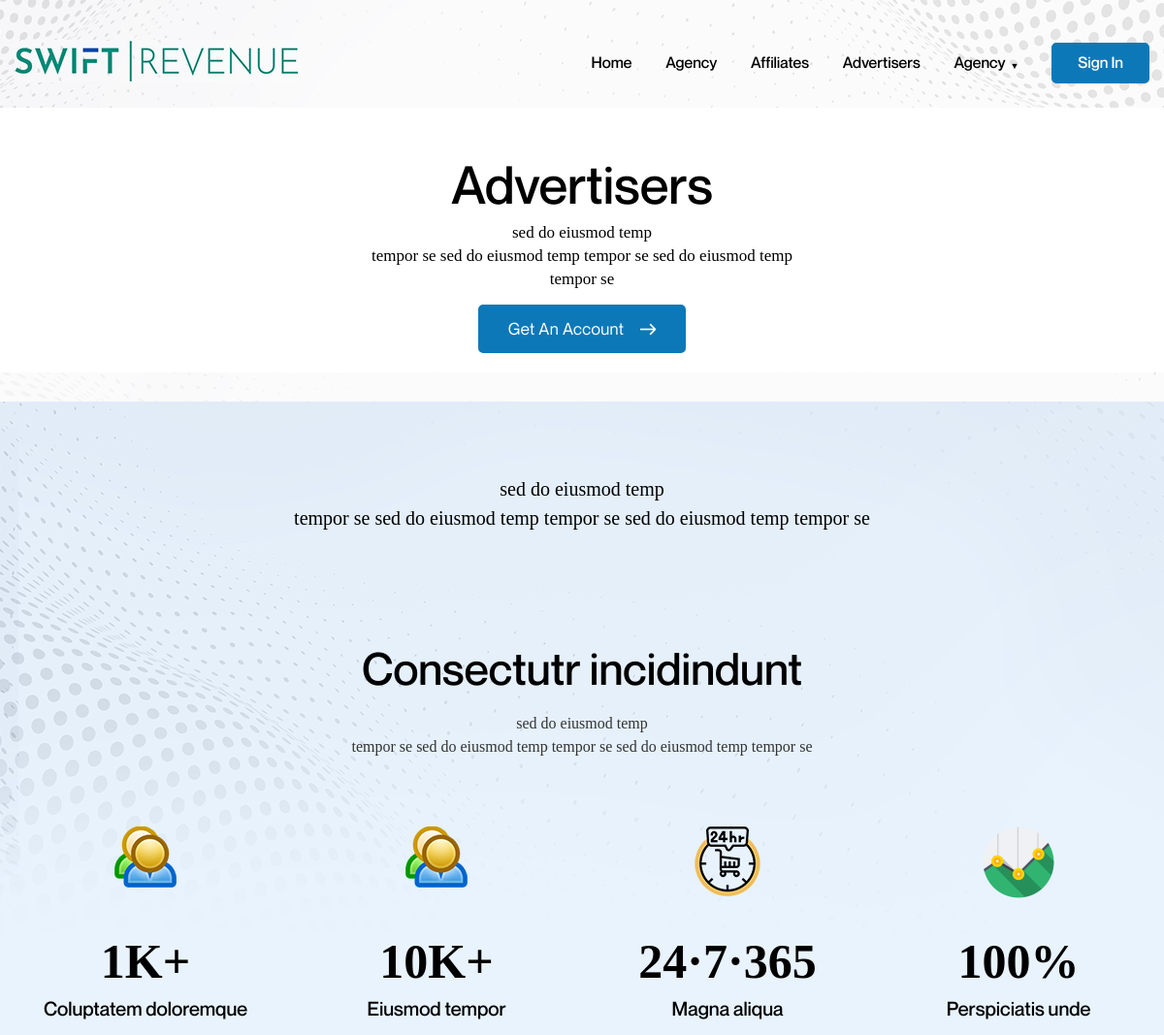
/advertisers (upper part), run on an earlier commit of the app's database.
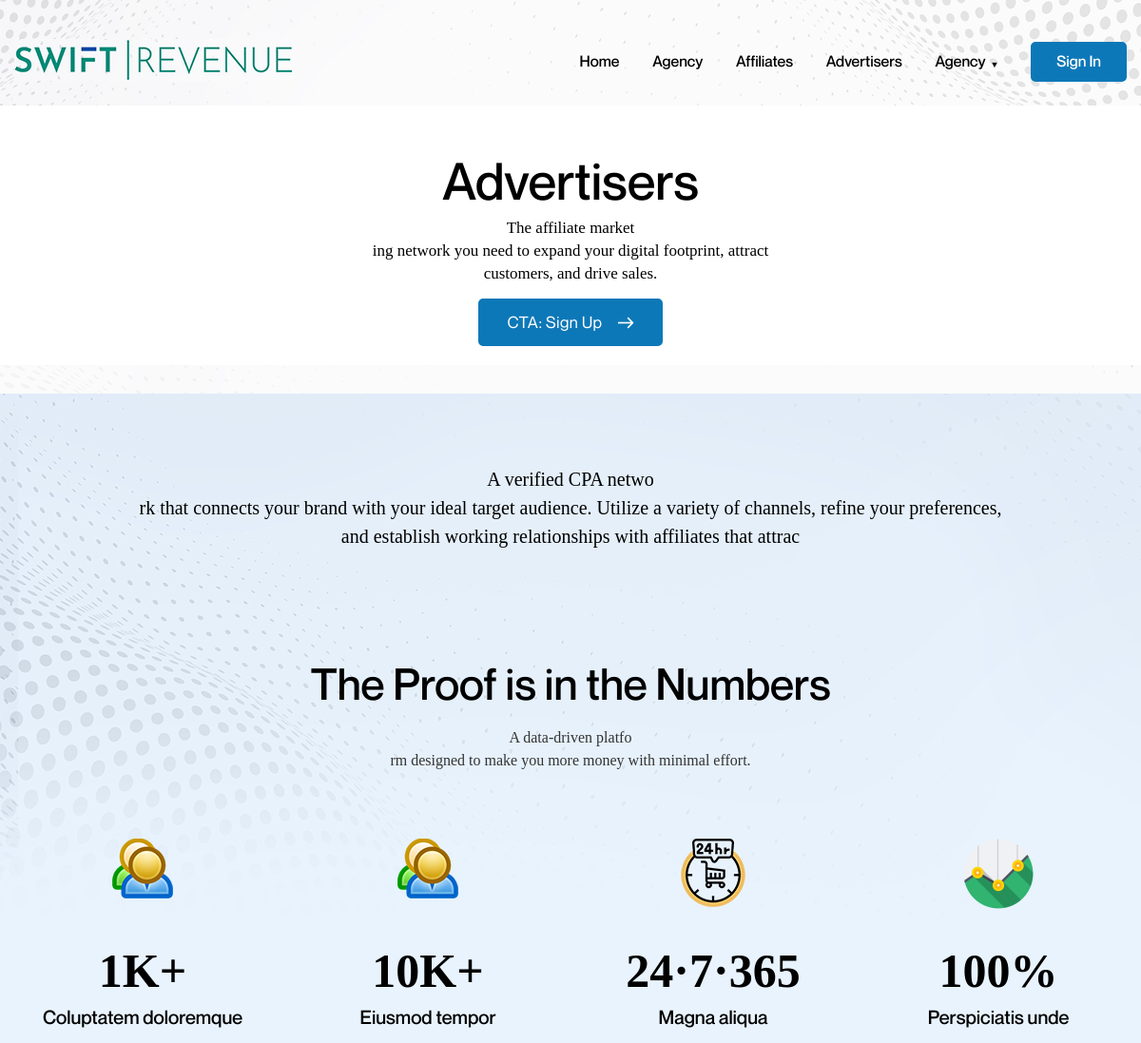
And on a later commit of the database.
### base/models.py (models this page shows, shortened)
class Advertiser(models.Model):
    advertiser_text = models.CharField(max_length=200, blank=True, null=True)
    advertiser_button_text = models.CharField(max_length=200, blank=True, null=True)
    advertiser_button_url=models.URLField(blank=True, null=True)
    topinfoPara = models.CharField(max_length=200, blank=True, null=True)
    secondParagraph_heading = models.CharField(max_length=200, blank=True, null=True)
    secondParagraph = models.CharField(max_length=200, blank=True, null=True)
    topspace1_heading=models.CharField(max_length=200, blank=True, null=True)
    topspace1_text=models.CharField(max_length=200, blank=True, null=True)
    topspace1_image= models.ImageField(upload_to='images/advertiser', blank=True, null=True)
    topspace2_heading = models.CharField(max_length=200, blank=True, null=True)
    topspace2_text = models.CharField(max_length=200, blank=True, null=True)
    topspace2_image = models.ImageField(upload_to='images/advertiser', blank=True, null=True)
    topspace3_heading = models.CharField(max_length=200, blank=True, null=True)
    topspace3_text = models.CharField(max_length=200, blank=True, null=True)
    topspace3_image = models.ImageField(upload_to='images/advertiser', blank=True, null=True)
    topspace4_heading = models.CharField(max_length=200, blank=True, null=True)
    topspace4_text = models.CharField(max_length=200, blank=True, null=True)
    topspace4_image = models.ImageField(upload_to='images/advertiser', blank=True, null=True)
    who_we_are=models.CharField(max_length=200, blank=True, null=True)
    who_we_are_description=models.CharField(max_length=500, blank=True, null=True)
    tab_text1 = models.CharField(max_length=200, blank=True, null=True)
    tab_image1 = models.ImageField(upload_to='images/advertiser', blank=True, null=True)
    tab_content1 = models.CharField(max_length=200, blank=True, null=True)
    tab_text2 = models.CharField(max_length=200, blank=True, null=True)
    tab_image2 = models.ImageField(upload_to='images/advertiser', blank=True, null=True)
    tab_content2 = models.CharField(max_length=200, blank=True, null=True)
    tab_text3= models.CharField(max_length=200, blank=True, null=True)
    tab_image3 = models.ImageField(upload_to='images/advertiser', blank=True, null=True)
    tab_content3 = models.CharField(max_length=200, blank=True, null=True)
    tab_text4 = models.CharField(max_length=200, blank=True, null=True)
    tab_image4 = models.ImageField(upload_to='images/advertiser', blank=True, null=True)
    tab_content4 = models.CharField(max_length=200, blank=True, null=True)
    tab_text5 = models.CharField(max_length=200, blank=True, null=True)
    tab_image5 = models.ImageField(upload_to='images/advertiser', blank=True, null=True)
    tab_content5 = models.CharField(max_length=200, blank=True, null=True)
    tab_text6 = models.CharField(max_length=200, blank=True, null=True)
    tab_image6 = models.ImageField(upload_to='images/advertiser', blank=True, null=True)
    tab_content6 = models.CharField(max_length=200, blank=True, null=True)
    consectetur=models.CharField(max_length=200, blank=True, null=True)
    consectetur_paragraph = models.CharField(max_length=500, blank=True, null=True)
    row_image1=models.ImageField(upload_to='images/advertiser', blank=True, null=True)
    row_heading1=models.CharField(max_length=200, blank=True, null=True)
    row_paragraph1=models.CharField(max_length=200, blank=True, null=True)
    row_image2 = models.ImageField(upload_to='images/advertiser', blank=True, null=True)
    row_heading2 = models.CharField(max_length=200, blank=True, null=True)
    row_paragraph2 = models.CharField(max_length=200, blank=True, null=True)
    row_image3 = models.ImageField(upload_to='images/advertiser', blank=True, null=True)
    row_heading3 = models.CharField(max_length=200, blank=True, null=True)
    row_paragraph3 = models.CharField(max_length=200, blank=True, null=True)
    client_story_heading=models.CharField(max_length=200, blank=True, null=True)
    client_name1=models.CharField(max_length=200, blank=True, null=True)
    client_image1=models.ImageField(upload_to='images/advertiser', blank=True, null=True)
    client_description1=models.CharField(max_length=200, blank=True, null=True)
    client_story1=models.CharField(max_length=2000, blank=True, null=True)
    client_name2 = models.CharField(max_length=200, blank=True, null=True)
    client_image2 = models.ImageField(upload_to='images/advertiser', blank=True, null=True)
    client_description2 = models.CharField(max_length=200, blank=True, null=True)
    client_story2 = models.CharField(max_length=2000, blank=True, null=True)
    client_name3 = models.CharField(max_length=200, blank=True, null=True)
    client_image3 = models.ImageField(upload_to='images/advertiser', blank=True, null=True)
    client_description3 = models.CharField(max_length=200, blank=True, null=True)
    client_story3 = models.CharField(max_length=2000, blank=True, null=True)
    register_now_heading=models.CharField(max_length=500, blank=True, null=True)
    register_now_description = models.CharField(max_length=500, blank=True, null=True)

### base/views.py (the view)
# urls.py: path('advertisers', views.advertisers, name='advertisers'),
def advertisers(request):
    context = {}
    advertiser, created = Advertiser.objects.get_or_create(id=1)
    context['i'] = advertiser
    return render(request, 'advertiser.html', context)

### base/templates/advertiser.html (shortened to what this page needs)
{% extends 'base.html' %}
       {% load static %}
      {% block pageheading %}
<div class="padding12LR">
<h1>Advertisers</h1>
<p>{{i.advertiser_text|slice:":20"}}<br>{{i.advertiser_text|slice:"20:"}}</p>
<a href="https://app.swiftrevenue.com/advertiser/register.html" class="link">{{i.advertiser_button_text}}</a>
</div>
{% endblock %}
{% block content %}
<div class="businessModel">
<div class="container">
<div class="sEPcontainer noBorder">
<div class="pWidthfix">
<p>{{i.topinfoPara|slice:":20"}}<br>{{i.topinfoPara|slice:"20:"}}</p>
</div>
<div class="fourColumn">
<h2>{{i.secondParagraph_heading}}</h2>
<p>{{i.secondParagraph|slice:":20"}}<br>{{i.secondParagraph|slice:"20:"}}</p>
  <div class="row topspace">
<div class="col-md-3 col-sm-6">
<div class="boxOne31" style="background:url('{{i.topspace1_image.url}}');">
<h3>{{i.topspace1_heading}}</h3>
<p>{{i.topspace1_text}}</p>
</div>
</div>
<div class="col-md-3 col-sm-6">
<div class="boxOne31" style="background:url('{{i.topspace2_image.url}}');">
<h3>{{i.topspace2_heading}}</h3>
<p>{{i.topspace2_text}}</p>
</div>
</div>
<div class="col-md-3 col-sm-6">
<div class="boxOne31" style="background:url('{{i.topspace3_image.url}}');">
<h3>{{i.topspace3_heading}}</h3>
<p>{{i.topspace3_text}}</p>
</div>
</div>
<div class="col-md-3 col-sm-6">
<div class="boxOne31" style="background:url('{{i.topspace4_image.url}}');">
<h3>{{i.topspace4_heading}}</h3>
<p>{{i.topspace4_text}}</p>
</div>
</div>
</div>
</div>
</div>
</div>
</div>
{% endblock %}

What changed in the data, as far as the page shows it:
changed Advertiser "Coluptatem doloremque": advertiser_text "sed do eiusmod temp" → "The affiliate market"; advertiser_text "tempor se sed do eiusmod temp tempor se sed do eiusmod temp tempor se" → "ing network you need to expand your digital footprint, attract customers, and drive sales."; advertiser_button_text "Get An Account" → "CTA: Sign Up"; topinfoPara "sed do eiusmod temp" → "A verified CPA netwo"; topinfoPara "tempor se sed do eiusmod temp tempor se sed do eiusmod temp tempor se" → "rk that connects your brand with your ideal target audience. Utilize a variety of channels, refine your preferences, and establish working relationships with affiliates that attrac"; secondParagraph_heading "Consectutr incidindunt" → "The Proof is in the Numbers"; secondParagraph "sed do eiusmod temp" → "A data-driven platfo"; secondParagraph "tempor se sed do eiusmod temp tempor se sed do eiusmod temp tempor se" → "rm designed to make you more money with minimal effort."
